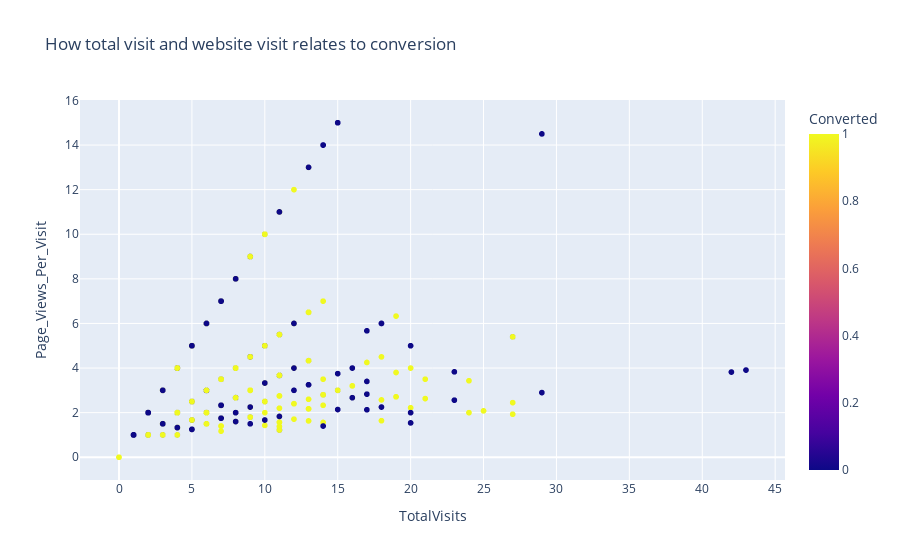

Notebook code for this chart:
### Code cell
# Customer conversion in relation to page vie and total visit of website

plot=px.scatter(data_frame=df,x='TotalVisits',y='Page_Views_Per_Visit',color='Converted', title='How total visit and website visit relates to conversion')
plot.show()

### Figure 1 — Plotly figure (JSON) as saved in the notebook; plotly's stock layout.template omitted (floating-point values rounded to 4 significant figures; data arrays with more than 128 entries replaced by an {"elided": "..."} marker saying what was removed)
{"data": [{"hovertemplate": "TotalVisits=%{x}<br>Page_Views_Per_Visit=%{y}<br>Converted=%{marker.color}<extra></extra>", "legendgroup": "", "marker": {"color": {"elided": "1943 int values"}, "coloraxis": "coloraxis", "symbol": "circle"}, "mode": "markers", "name": "", "showlegend": false, "type": "scattergl", "x": {"elided": "1943 int values"}, "xaxis": "x", "y": {"elided": "1943 float values"}, "yaxis": "y"}], "layout": {"autosize": true, "coloraxis": {"colorbar": {"title": {"text": "Converted"}}, "colorscale": [[0, "#0d0887"], [0.1111, "#46039f"], [0.2222, "#7201a8"], [0.3333, "#9c179e"], [0.4444, "#bd3786"], [0.5556, "#d8576b"], [0.6667, "#ed7953"], [0.7778, "#fb9f3a"], [0.8889, "#fdca26"], [1, "#f0f921"]]}, "legend": {"tracegroupgap": 0}, "title": {"text": "How total visit and website visit relates to conversion"}, "xaxis": {"anchor": "y", "autorange": true, "domain": [0, 1], "range": [-2.611, 45.61], "title": {"text": "TotalVisits"}, "type": "linear"}, "yaxis": {"anchor": "x", "autorange": true, "domain": [0, 1], "range": [-1.238, 16.24], "title": {"text": "Page_Views_Per_Visit"}, "type": "linear"}}}
